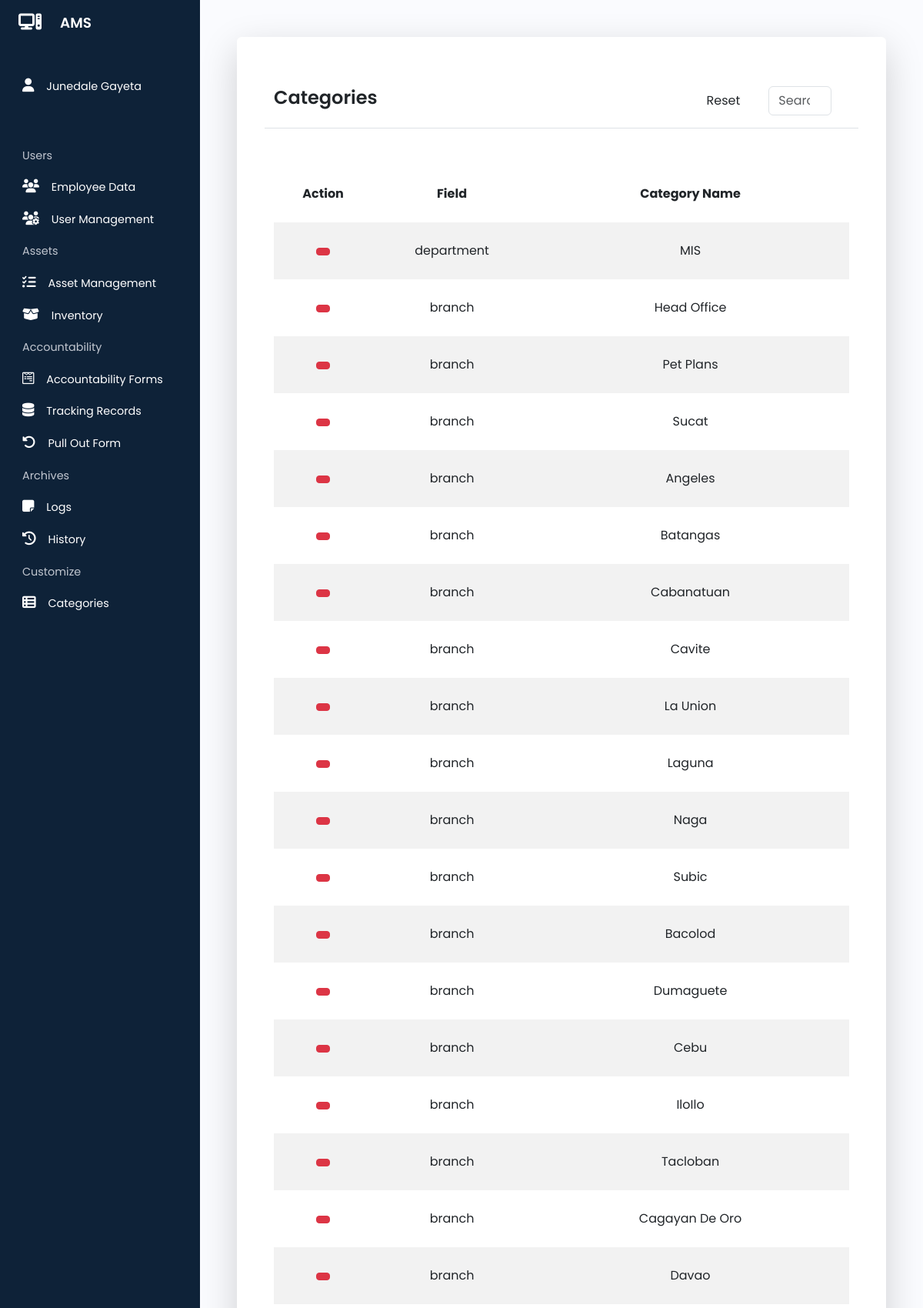
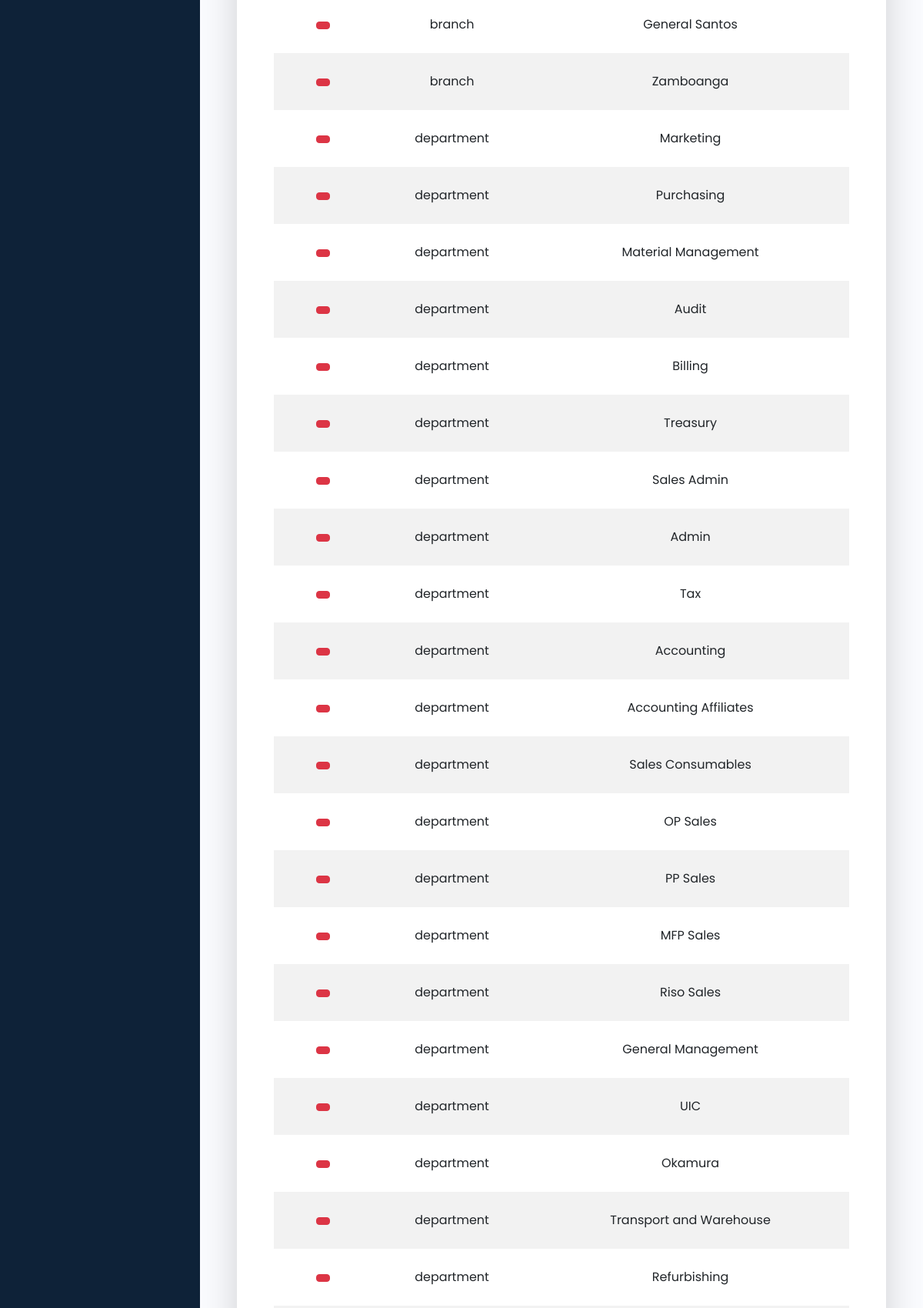
/pages/categories.php (signed in, upper part), run on the app's committed database (2 pictures, top to bottom).
### tables this page shows
CREATE TABLE `employee_data` (
  `id` int(200) NOT NULL,
  `employee_number` varchar(200) NOT NULL,
  `email` varchar(200) NOT NULL,
  `last_name` varchar(200) NOT NULL,
  `first_name` varchar(200) NOT NULL,
  `department` varchar(200) NOT NULL,
  `branch` varchar(200) NOT NULL,
  `location` varchar(200) NOT NULL,
  `designation` varchar(200) NOT NULL
);

CREATE TABLE `category` (
  `id` int(200) NOT NULL,
  `field` varchar(200) NOT NULL,
  `category_name` varchar(200) NOT NULL
);

### php/auto_redirect.php (called while the page is built, shortened)
<?php
include 'db_conn.php';
if (isset($_COOKIE['asset_management_user'])) {
    $user_email = $_COOKIE['asset_management_user'];
    $login_query = "SELECT * FROM user_data WHERE email = '$user_email'";
    $login_result = mysqli_query($conn, $login_query);
    $login_count = mysqli_num_rows($login_result);
    if ($login_count == 1) {
        $login_get_result = mysqli_fetch_assoc($login_result);
        $user_employee_number = $login_get_result['employee_number'];
        $get_name_query = "SELECT * FROM employee_data WHERE employee_number = '$user_employee_number'";
        $get_name_result = mysqli_query($conn, $get_name_query);
        $get_name_row = mysqli_fetch_assoc($get_name_result);
        $user_first_name = $get_name_row['first_name'];
        $user_last_name = $get_name_row['last_name'];
        $user_full_name = $user_first_name . ' ' . $user_last_name;
    } else {
        header("Location: /asset_management/index.php");
    }
} else {
    echo '<script>
                window.location.href = "/asset_management/index.php";
            </script>';
}
?>

### php/delete.php (called while the page is built, shortened)
<?php
include 'db_conn.php';
include 'auto_redirect.php';
?>

### php/category_list.php (called while the page is built)
<?php
include 'db_conn.php';
include 'auto_redirect.php';
$category_query = "SELECT * FROM category";
$category_result = mysqli_query($conn, $category_query);
?>

### pages/categories.php (the view, shortened to what this page needs)
<?php
include '../php/category_list.php';
include '../php/delete.php';
?>
<!DOCTYPE html>
<html lang="en">
<head>
    <link href="https://cdn.lineicons.com/4.0/lineicons.css" rel="stylesheet" />
    <link rel="stylesheet" href="https://cdnjs.cloudflare.com/ajax/libs/font-awesome/6.5.1/css/all.min.css"
 />
    <link href="https://cdn.jsdelivr.net/npm/bootstrap@5.3.0-alpha3/dist/css/bootstrap.min.css" rel="stylesheet"
>
    <link rel="stylesheet" href="../style/sidebar.css">
    <link rel="stylesheet" href="../style/table.css">
</head>
<body>
    <div class="wrapper">
        <?php include 'sidebar.php'; ?>
        <div class="main p-5" style="height: 100vh">
            <div class="container-fluid shadow-lg bg-body rounded p-5 h-100">
                <div class="border-bottom row align-items-center mb-5 py-3">
                    <div class="col-6">
                        <h1>Categories</h1>
                    </div>
                    <div class="col-4 text-end">
                        <button type="button" class="btn btn-tool" data-bs-toggle="modal"
                            data-bs-target="#addUserModal">
                        </button>
                        <button type="button" class="btn btn-tool" onclick="window.location='reset.php';">
                            Reset
                        </button>
                    </div>
                    <div class="col-2">
                        <?php include 'search_bar.php' ?>
                    </div>
                </div>
                <div class="row h-75 overflow-auto">
                    <div class="col-12">
                        <table id="table" class="table table-borderless table-striped">
                            <thead class="sticky">
                                <tr>
                                    <th scope="col">Action</th>
                                    <th scope="col">Field</th>
                                    <th scope="col">Category Name</th>
                                </tr>
                            </thead>
                            <tbody>
                                <?php
                                foreach ($category_result as $category_result_row) {
                                    echo '<tr>';
                                    echo '<th scope="row">
                                            <a href="../php/delete.php?category_id=' . $category_result_row['id'] . '&category_name=' . $category_result_row['category_name'] . '" onclick="return confirm(\'Delete Category?\')" class="btn btn-danger btn-sm">
                                                <i class="lni lni-trash-can"></i>
                                            </a>
                                        </th>';
                                    echo "<td>" . $category_result_row['field'] . "</td>";
                                    echo "<td>" . $category_result_row['category_name'] . "</td>";
                                    echo '</tr>';
                                }
                                ?>
                            </tbody>
                        </table>
                    </div>
                </div>
            </div>
        </div>
    </div>
</body>
</html>

### pages/sidebar.php (shortened to what this page needs)
<aside id="sidebar" class="expand">
    <div class="d-flex">
        <button class="toggle-btn" type="button">
            <i class="fa-solid fa-computer"></i>
        </button>
        <div class="sidebar-logo">
            <a href="#">AMS</a>
        </div>
    </div>
    <ul class="sidebar-nav">
        <li class="sidebar-item mb-5">
            <a class="sidebar-link">
                <i class="fa-solid fa-user"></i>
                <span>
                    <?php echo $user_full_name ?>
                </span>
            </a>
        </li>
        <li class="sidebar-item">
            <a class="sidebar-caption">
                <span>Users</span>
            </a>
        </li>
        <li class="sidebar-item">
            <a href="employee_data.php" class="sidebar-link">
                <i class="fa-solid fa-users"></i>
                <span>Employee Data</span>
            </a>
        </li>
        <li class="sidebar-item">
            <a href="user_management.php" class="sidebar-link">
                <i class="fa-solid fa-users-gear"></i>
                <span>User Management</span>
            </a>
        </li>
        <li class="sidebar-item">
            <a class="sidebar-caption">
                <span>Assets</span>
            </a>
        </li>
        <li class="sidebar-item">
            <a href="asset_management.php" class="sidebar-link">
                <i class="fa-solid fa-list-check"></i>
                <span>Asset Management</span>
            </a>
        </li>
        <li class="sidebar-item">
            <a href="inventory.php" class="sidebar-link">
                <i class="fa-solid fa-box-open"></i>
                <span>Inventory</span>
            </a>
        </li>
        <li class="sidebar-item">
            <a class="sidebar-caption">
                <span>Accountability</span>
            </a>
        </li>
        <li class="sidebar-item">
            <a href="accountability_forms.php" class="sidebar-link">
                <i class="fa-brands fa-wpforms"></i>
                <span>Accountability Forms</span>
            </a>
        </li>
        <li class="sidebar-item">
            <a href="tracking_records.php" class="sidebar-link">
                <i class="fa-solid fa-database"></i>
                <span>Tracking Records</span>
            </a>
        </li>
        <li class="sidebar-item">
            <a href="print_pull_out.php" class="sidebar-link">
                <i class="fa-solid fa-rotate-left"></i>
                <span>Pull Out Form</span>
            </a>
        </li>
        <li class="sidebar-item">
            <a class="sidebar-caption">
                <span>Archives</span>
            </a>
        </li>
        <li class="sidebar-item">
            <a href="logs.php" class="sidebar-link">
                <i class="fa-solid fa-note-sticky"></i>
                <span>Logs</span>
            </a>
        </li>
        <li class="sidebar-item">
            <a href="history.php" class="sidebar-link">
                <i class="fa-solid fa-clock-rotate-left"></i>
                <span>History</span>
            </a>
        </li>
        <li class="sidebar-item">
            <a class="sidebar-caption">
                <span>Customize</span>
            </a>
        </li>
        <li class="sidebar-item">
            <a href="categories.php" class="sidebar-link">
                <i class="fa-solid fa-table-list"></i>
                <span>Categories</span>
            </a>
        </li>
    </ul>
</aside>

### style/sidebar.css (style rules this page uses)
a { text-decoration: none; }
li { list-style: none; }
h1 { font-weight: 600; font-size: 1.5rem; }
body { font-family: "Poppins", sans-serif; min-height: 100vh; height: 100vh; width: 100%; overflow: auto; }
.wrapper { display: flex; }
.main { min-height: 100vh; height: 100vh !important; width: 100%; overflow: auto; transition: all 0.35s ease-in-out; background-color: #fafbfe; display: flex; flex-direction: column; }
#sidebar { width: 70px; min-width: 70px; z-index: 1000; transition: all 0.25s ease-in-out; background-color: #0e2238; display: flex; flex-direction: column; }
#sidebar.expand { width: 260px; min-width: 260px; }
.toggle-btn { background-color: transparent; cursor: pointer; border: 0; padding: 1rem 1.5rem; }
.toggle-btn i { font-size: 1.5rem; color: #fff; }
.sidebar-logo { margin: auto 0; }
.sidebar-logo a { color: #fff; font-size: 1.15rem; font-weight: 600; }
#sidebar a.sidebar-link span, #sidebar a.sidebar-caption span { transition: opacity 0.25s ease-in-out, width 0.5s ease-in-out; opacity: 0; width: 0; }
#sidebar.expand a.sidebar-link span, #sidebar.expand a.sidebar-caption span { opacity: 1; width: auto; }
.sidebar-nav { padding: 2rem 0; flex: 1 1 auto; overflow-y: auto; height: 30vh; }
a.sidebar-link { padding: 0.625rem 1.625rem; color: #fff; display: block; font-size: 0.9rem; white-space: nowrap; border-left: 3px solid transparent; }
a.sidebar-caption { padding: 0.625rem 1.625rem; color: #c2c7d0; display: block; font-size: 0.9rem; white-space: nowrap; border-left: 3px solid transparent; }
.sidebar-link i, .sidebar-caption i { font-size: 1.1rem; margin-right: 0.75rem; }
.sidebar-item { position: relative; }
.main { animation: fadeIn 0.5s ease-in-out; }
.sidebar-nav { scrollbar-width: none; }

### style/table.css (style rules this page uses)
.table td, .table th { text-align: center; margin-top: 0%; white-space: nowrap; background-color: white; padding-top: 25px; padding-bottom: 25px; }
.sticky { position: sticky; top: 0; background-color: white; z-index: 1; }

### pages/categories.php (style rules this page uses)
.main { animation: revealDown 0.5s ease-in-out; }

### data on the page
employee_data: user_full_name "Junedale Gayeta"
category: field "department", category_name "MIS"
category: field "branch", category_name "Head Office"
category: field "branch", category_name "Pet Plans"
category: field "branch", category_name "Sucat"
category: field "branch", category_name "Angeles"
category: field "branch", category_name "Batangas"
category: field "branch", category_name "Cabanatuan"
category: field "branch", category_name "Cavite"
category: field "branch", category_name "La Union"
category: field "branch", category_name "Laguna"
category: field "branch", category_name "Naga"
category: field "branch", category_name "Subic"
category: field "branch", category_name "Bacolod"
category: field "branch", category_name "Dumaguete"
category: field "branch", category_name "Cebu"
category: field "branch", category_name "IloIlo"
category: field "branch", category_name "Tacloban"
category: field "branch", category_name "Cagayan De Oro"
category: field "branch", category_name "Davao"
category: field "branch", category_name "General Santos"
category: field "branch", category_name "Zamboanga"
category: field "department", category_name "Marketing"
category: field "department", category_name "Purchasing"
category: field "department", category_name "Material Management"
category: field "department", category_name "Audit"
category: field "department", category_name "Billing"
category: field "department", category_name "Treasury"
category: field "department", category_name "Sales Admin"
category: field "department", category_name "Admin"
category: field "department", category_name "Tax"
category: field "department", category_name "Accounting"
category: field "department", category_name "Accounting Affiliates"
category: field "department", category_name "Sales Consumables"
category: field "department", category_name "OP Sales"
category: field "department", category_name "PP Sales"
category: field "department", category_name "MFP Sales"
category: field "department", category_name "Riso Sales"
category: field "department", category_name "General Management"
category: field "department", category_name "UIC"
category: field "department", category_name "Okamura"
category: field "department", category_name "Transport and Warehouse"
category: field "department", category_name "Refurbishing"
